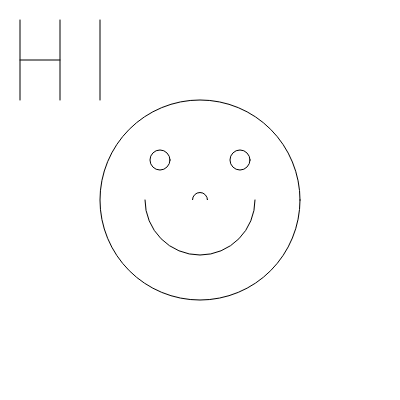
Frame 1 (no input)
Frame 60 (no input): identical to frame 1, image omitted
Frame 120 (the mouse pressed at the canvas centre since frame 60): identical to frame 1, image omitted

The p5.js sketch that drew this single still picture (run headless with seeded random() and noise() and a simulated clock; from frame 60 on, the mouse is pressed at the canvas centre):

// p5.js sketch
// ── sketch.js
function setup() {
  createCanvas(400, 400);
}

function draw() {
  background(255);
  
  // Say Hi
  line(20, 20, 20, 100);
  line(60, 20, 60, 100);
  line(20, 60, 60, 60);
  line(100, 20, 100, 100);
  
  // Face
  /*
  */
  ellipse(200, 200, 200);
  ellipse(200, 200, 15);
  ellipse(160, 160, 20);
  ellipse(240, 160, 20);
  arc(200, 200, 110, 110, 0, PI);
  
  //TODO: add a cation at the bottom
}
